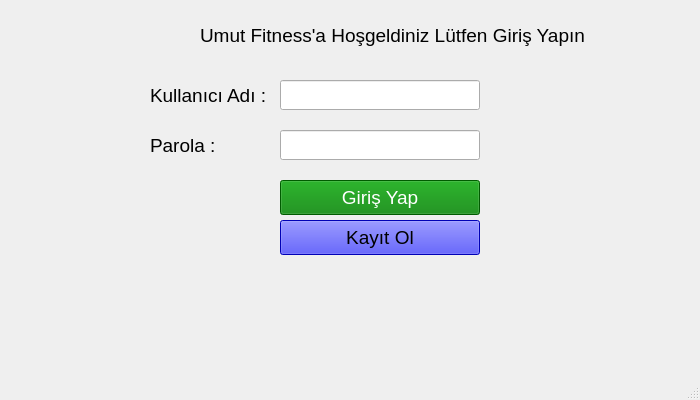
<?xml version="1.0" encoding="UTF-8"?>
<ui version="4.0">
 <class>MainWindow</class>
 <widget class="QMainWindow" name="MainWindow">
  <property name="geometry">
   <rect>
    <x>0</x>
    <y>0</y>
    <width>700</width>
    <height>400</height>
   </rect>
  </property>
  <property name="font">
   <font>
    <pointsize>14</pointsize>
   </font>
  </property>
  <property name="windowTitle">
   <string>Umut Fitness</string>
  </property>
  <widget class="QWidget" name="centralwidget">
   <widget class="QLabel" name="label_title">
    <property name="geometry">
     <rect>
      <x>200</x>
      <y>20</y>
      <width>500</width>
      <height>30</height>
     </rect>
    </property>
    <property name="text">
     <string>Umut Fitness'a Hoşgeldiniz Lütfen Giriş Yapın</string>
    </property>
   </widget>
   <widget class="QLabel" name="label_kullaniciadi">
    <property name="geometry">
     <rect>
      <x>150</x>
      <y>80</y>
      <width>200</width>
      <height>30</height>
     </rect>
    </property>
    <property name="text">
     <string>Kullanıcı Adı : </string>
    </property>
   </widget>
   <widget class="QLineEdit" name="lineEdit_kullaniciadi">
    <property name="geometry">
     <rect>
      <x>280</x>
      <y>80</y>
      <width>200</width>
      <height>30</height>
     </rect>
    </property>
   </widget>
   <widget class="QLabel" name="label_parola">
    <property name="geometry">
     <rect>
      <x>150</x>
      <y>130</y>
      <width>200</width>
      <height>30</height>
     </rect>
    </property>
    <property name="text">
     <string>Parola : </string>
    </property>
   </widget>
   <widget class="QLineEdit" name="lineEdit_parola">
    <property name="geometry">
     <rect>
      <x>280</x>
      <y>130</y>
      <width>200</width>
      <height>30</height>
     </rect>
    </property>
    <property name="echoMode">
     <enum>QLineEdit::Password</enum>
    </property>
   </widget>

   <widget class="QPushButton" name="btn_giris">
    <property name="geometry">
     <rect>
      <x>280</x>
      <y>180</y>
      <width>200</width>
      <height>35</height>
     </rect>
    </property>
    <property name="text">
     <string>Giriş Yap</string>
    </property>
       <property name="styleSheet">
        <string notr="true">background-color: green; color: white;</string>
    </property>
   </widget>
      <widget class="QPushButton" name="btn_kayitol">
    <property name="geometry">
     <rect>
      <x>280</x>
      <y>220</y>
      <width>200</width>
      <height>35</height>
     </rect>
    </property>
    <property name="text">
     <string>Kayıt Ol</string>
    </property>
       <property name="styleSheet">
        <string notr="true">background-color: blue; color: black;</string>
    </property>
   </widget>
  </widget>
  <widget class="QMenuBar" name="menubar">
   <property name="geometry">
    <rect>
     <x>0</x>
     <y>0</y>
     <width>400</width>
     <height>21</height>
    </rect>
   </property>
  </widget>
  <widget class="QStatusBar" name="statusbar"/>
  <action name="action_about">
   <property name="text">
    <string>About</string>
   </property>
  </action>
 </widget>
 <resources/>
 <connections/>
</ui>
